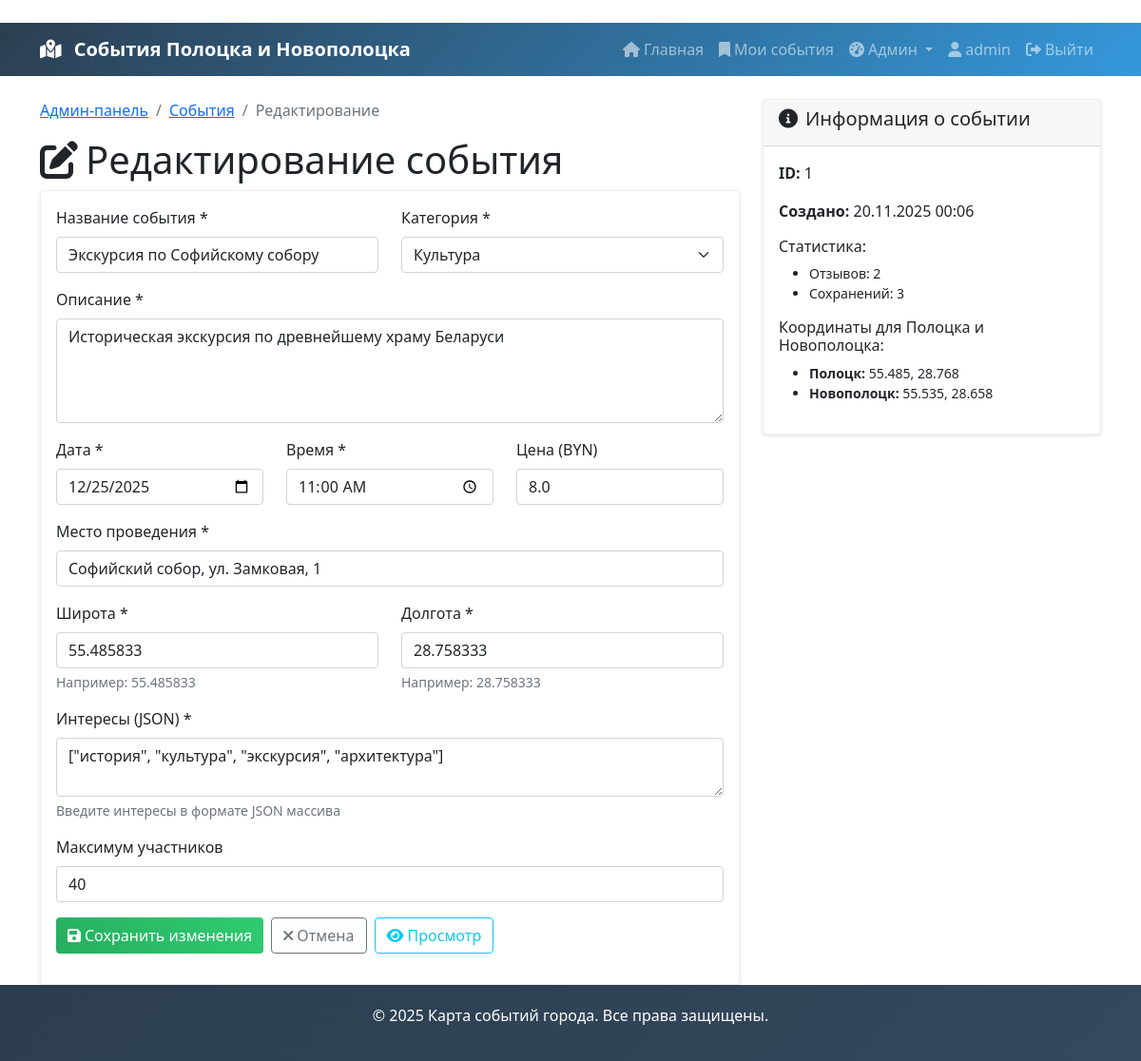
The app's page /admin/events/1/edit (signed in) with its own data.
### app.py (models this page shows, shortened)
class User(db.Model):
    id = db.Column(db.Integer, primary_key=True)
    username = db.Column(db.String(80), unique=True, nullable=False)
    email = db.Column(db.String(120), unique=True, nullable=False)
    password_hash = db.Column(db.String(128), nullable=False)
    interests = db.Column(db.String(200), nullable=True)
    is_active = db.Column(db.Boolean, default=True, nullable=False)
    created_at = db.Column(db.DateTime, default=belarus_now)
    reviews = db.relationship('Review', backref='user', lazy=True, cascade='all, delete-orphan')
    saved_events = db.relationship('SavedEvent', backref='user', lazy=True, cascade='all, delete-orphan')

class Event(db.Model):
    id = db.Column(db.Integer, primary_key=True)
    title = db.Column(db.String(200), nullable=False)
    description = db.Column(db.Text, nullable=False)
    date = db.Column(db.Date, nullable=False)
    time = db.Column(db.Time, nullable=False)
    location = db.Column(db.String(200), nullable=False)
    latitude = db.Column(db.Float, nullable=False)
    longitude = db.Column(db.Float, nullable=False)
    category = db.Column(db.String(50), nullable=False)
    interests = db.Column(db.String(200), nullable=False)
    price = db.Column(db.Float, default=0.0)
    max_participants = db.Column(db.Integer)
    created_at = db.Column(db.DateTime, default=belarus_now)
    reviews = db.relationship('Review', backref='event', lazy=True, cascade='all, delete-orphan')
    saved_events = db.relationship('SavedEvent', backref='event', lazy=True, cascade='all, delete-orphan')

### app.py (the view, shortened to what this page needs)
@app.route('/admin/events/<int:event_id>/edit', methods=['GET', 'POST'])
@login_required
def edit_event(event_id):
    user = db.session.get(User, session['user_id'])
    if user.username != 'admin':
        flash('У вас нет прав для редактирования событий!', 'error')
        return redirect(url_for('index'))
    event = Event.query.get_or_404(event_id)
    categories = db.session.query(Event.category).distinct().all()
    categories = [cat[0] for cat in categories]
    return render_template('edit_event.html', event=event, categories=categories)

### app.py (called while the page is built)
def login_required(f):
    @wraps(f)
    def decorated_function(*args, **kwargs):
        if 'user_id' not in session:
            flash('Пожалуйста, войдите в систему для доступа к этой странице.', 'warning')
            return redirect(url_for('login'))
        user = db.session.get(User, session.get('user_id'))
        if user and (not hasattr(user, 'is_active') or not user.is_active):
            session.clear()
            flash('Ваш аккаунт заблокирован! Обратитесь к администратору.', 'error')
            log_event('WARNING', f'Попытка доступа заблокированным пользователем: {user.username if user else "unknown"}', user.id if user else None, request)
            return redirect(url_for('login'))
        return f(*args, **kwargs)
    return decorated_function

### templates/edit_event.html (shortened to what this page needs)
﻿{% extends "base.html" %}
{% block content %}
<div class="row">
    <div class="col-lg-8">
        <nav aria-label="breadcrumb">
            <ol class="breadcrumb">
                <li class="breadcrumb-item"><a href="{{ url_for('admin_dashboard') }}">Админ-панель</a></li>
                <li class="breadcrumb-item"><a href="{{ url_for('admin_events') }}">События</a></li>
                <li class="breadcrumb-item active">Редактирование</li>
            </ol>
        </nav>
        <h1><i class="fas fa-edit me-2"></i>Редактирование события</h1>
        <div class="card">
            <div class="card-body">
                <form method="POST">
                    <div class="row">
                        <div class="col-md-6">
                            <div class="mb-3">
                                <label for="title" class="form-label">Название события *</label>
                                <input type="text" class="form-control" id="title" name="title"
                                       value="{{ event.title }}" required>
                            </div>
                        </div>
                        <div class="col-md-6">
                            <div class="mb-3">
                                <label for="category" class="form-label">Категория *</label>
                                <select class="form-select" id="category" name="category" required>
                                    {% for category in categories %}
                                    <option value="{{ category }}" {% if category == event.category %}selected{% endif %}>
                                        {{ category }}
                                    </option>
                                    {% endfor %}
                                </select>
                            </div>
                        </div>
                    </div>
                    <div class="mb-3">
                        <label for="description" class="form-label">Описание *</label>
                        <textarea class="form-control" id="description" name="description" rows="4" required>{{ event.description }}</textarea>
                    </div>
                    <div class="row">
                        <div class="col-md-4">
                            <div class="mb-3">
                                <label for="date" class="form-label">Дата *</label>
                                <input type="date" class="form-control" id="date" name="date"
                                       value="{{ event.date.strftime('%Y-%m-%d') }}" required>
                            </div>
                        </div>
                        <div class="col-md-4">
                            <div class="mb-3">
                                <label for="time" class="form-label">Время *</label>
                                <input type="time" class="form-control" id="time" name="time"
                                       value="{{ event.time.strftime('%H:%M') }}" required>
                            </div>
                        </div>
                        <div class="col-md-4">
                            <div class="mb-3">
                                <label for="price" class="form-label">Цена (BYN)</label>
                                <input type="number" class="form-control" id="price" name="price"
                                       min="0" step="0.01" value="{{ event.price }}">
                            </div>
                        </div>
                    </div>
                    <div class="mb-3">
                        <label for="location" class="form-label">Место проведения *</label>
                        <input type="text" class="form-control" id="location" name="location"
                               value="{{ event.location }}" required>
                    </div>
                    <div class="row">
                        <div class="col-md-6">
                            <div class="mb-3">
                                <label for="latitude" class="form-label">Широта *</label>
                                <input type="number" class="form-control" id="latitude" name="latitude"
                                       step="any" min="-90" max="90" value="{{ event.latitude }}" required>
                                <div class="form-text">Например: 55.485833</div>
                            </div>
                        </div>
                        <div class="col-md-6">
                            <div class="mb-3">
                                <label for="longitude" class="form-label">Долгота *</label>
                                <input type="number" class="form-control" id="longitude" name="longitude"
                                       step="any" min="-180" max="180" value="{{ event.longitude }}" required>
                                <div class="form-text">Например: 28.758333</div>
                            </div>
                        </div>
                    </div>
                    <div class="mb-3">
                        <label for="interests" class="form-label">Интересы (JSON) *</label>
                        <textarea class="form-control" id="interests" name="interests" rows="2" required>{{ event.interests }}</textarea>
                        <div class="form-text">Введите интересы в формате JSON массива</div>
                    </div>
                    <div class="mb-3">
                        <label for="max_participants" class="form-label">Максимум участников</label>
                        <input type="number" class="form-control" id="max_participants" name="max_participants"
                               min="1" value="{{ event.max_participants or '' }}" placeholder="Не ограничено">
                    </div>
                    <div class="d-flex gap-2">
                        <button type="submit" class="btn btn-success">
                            <i class="fas fa-save me-1"></i>Сохранить изменения
                        </button>
                        <a href="{{ url_for('admin_events') }}" class="btn btn-outline-secondary">
                            <i class="fas fa-times me-1"></i>Отмена
                        </a>
                        <a href="{{ url_for('event_detail', event_id=event.id) }}" class="btn btn-outline-info">
                            <i class="fas fa-eye me-1"></i>Просмотр
                        </a>
                    </div>
                </form>
            </div>
        </div>
    </div>
    <div class="col-lg-4">
        <div class="card">
            <div class="card-header">
                <h5><i class="fas fa-info-circle me-2"></i>Информация о событии</h5>
            </div>
            <div class="card-body">
                <p><strong>ID:</strong> {{ event.id }}</p>
                <p><strong>Создано:</strong> {{ event.created_at.strftime('%d.%m.%Y %H:%M') }}</p>
                <h6 class="mt-3">Статистика:</h6>
                <ul class="small">
                    <li>Отзывов: {{ event.reviews|length }}</li>
                    <li>Сохранений: {{ event.saved_events|length }}</li>
                </ul>
                <h6 class="mt-3">Координаты для Полоцка и Новополоцка:</h6>
                <ul class="small">
                    <li><strong>Полоцк:</strong> 55.485, 28.768</li>
                    <li><strong>Новополоцк:</strong> 55.535, 28.658</li>
                </ul>
            </div>
        </div>
    </div>
</div>
{% endblock %}

### templates/base.html (shortened to what this page needs)
<!DOCTYPE html>
<html lang="ru">
<head>
    <link href="https://cdn.jsdelivr.net/npm/bootstrap@5.1.3/dist/css/bootstrap.min.css" rel="stylesheet">
    <link href="https://cdnjs.cloudflare.com/ajax/libs/font-awesome/6.0.0/css/all.min.css" rel="stylesheet">
    <link rel="stylesheet" href="https://unpkg.com/leaflet@1.9.4/dist/leaflet.css" />
</head>
<body>
    <nav class="navbar navbar-expand-lg navbar-dark" style="background: linear-gradient(135deg, #2c3e50, #3498db);">
        <div class="container">
            <a class="navbar-brand" href="{{ url_for('index') }}">
                <i class="fas fa-map-marked-alt me-2"></i>
                События Полоцка и Новополоцка
            </a>
            <div class="collapse navbar-collapse" id="navbarNav">
                <ul class="navbar-nav ms-auto">
                    <li class="nav-item">
                        <a class="nav-link" href="{{ url_for('index') }}">
                            <i class="fas fa-home me-1"></i>Главная
                        </a>
                    </li>
                    {% if session.user_id %}
                    <li class="nav-item">
                        <a class="nav-link" href="{{ url_for('saved_events', username=session.username) }}">
                            <i class="fas fa-bookmark me-1"></i>Мои события
                        </a>
                    </li>
                    {% if session.username == 'admin' %}
                    <li class="nav-item dropdown">
                        <a class="nav-link dropdown-toggle" href="#" id="adminDropdown" role="button" data-bs-toggle="dropdown" aria-expanded="false">
                            <i class="fas fa-tachometer-alt me-1"></i>Админ
                        </a>
                    </li>
                    {% endif %}
                    <li class="nav-item">
                        <a class="nav-link" href="{{ url_for('profile') }}">
                            <i class="fas fa-user me-1"></i>{{ session.username }}
                        </a>
                    </li>
                    <li class="nav-item">
                        <a class="nav-link" href="{{ url_for('logout') }}">
                            <i class="fas fa-sign-out-alt me-1"></i>Выйти
                        </a>
                    </li>
                    {% endif %}
                </ul>
            </div>
        </div>
    </nav>
    <main class="container mt-4">
        {% block content %}{% endblock %}
    </main>
    <footer class="footer">
        <div class="container text-center">
            <p>&copy; 2025 Карта событий города. Все права защищены.</p>
        </div>
    </footer>
</body>
</html>

### templates/base.html (style rules this page uses)
.navbar-brand { font-weight: bold; }
.footer { background: linear-gradient(135deg, #2c3e50, #34495e); color: white; padding: 20px 0; margin-top: auto; }
body { display: flex; flex-direction: column; min-height: 100vh; }
main { flex: 1; }
.btn-success { background: linear-gradient(45deg, #27ae60, #2ecc71); border: none; }
.card { border: 1px solid #ecf0f1; box-shadow: 0 2px 4px rgba(0,0,0,0.1); }

### records on screen
User: username "admin"
Event: title "Экскурсия по Софийскому собору", category "Культура", description "Историческая экскурсия по древнейшему храму Беларуси", date "12/25/2025", time "11:00", price "8.0", location "Софийский собор, ул. Замковая, 1", latitude "55.485833", longitude "28.758333", interests "[\"история\", \"культура\", \"экскурсия\", \"архитектура\"]", max_participants "40", id "1", created_at "20.11.2025 00:06"

### other values on screen
{{ event.reviews|length }} "2"
{{ event.saved_events|length }} "3"
